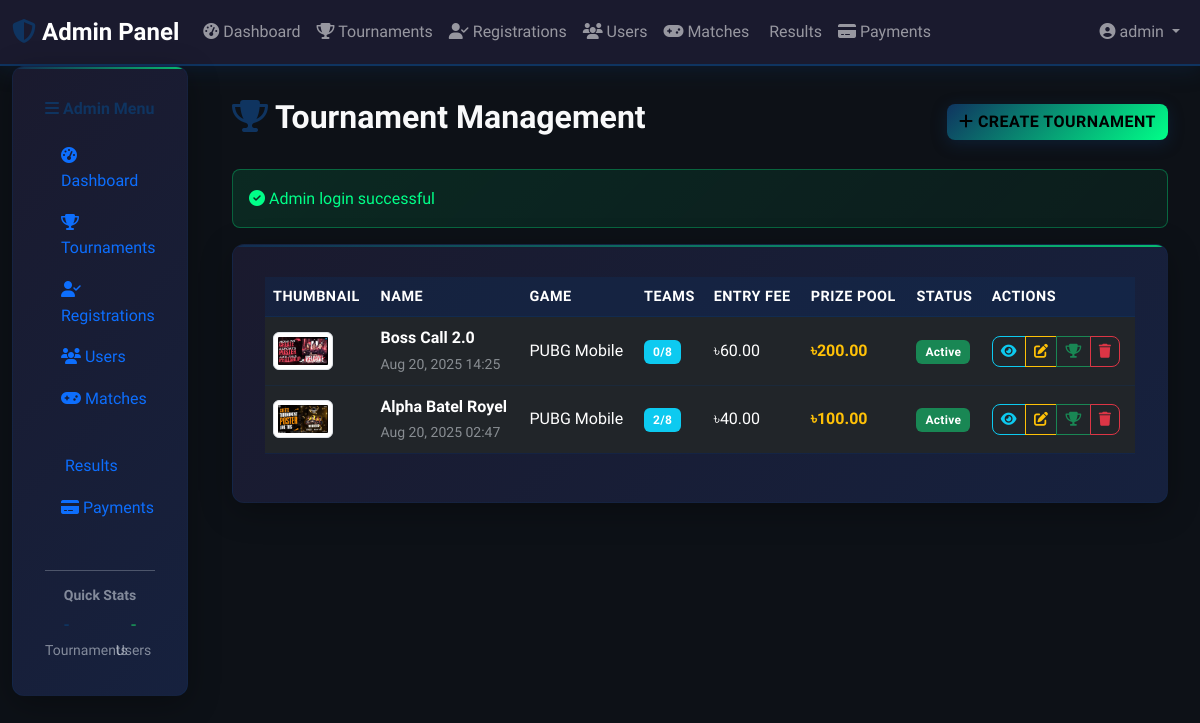
The app's page /admin/tournaments.php (signed in) with its own data.
### tables this page shows
CREATE TABLE tournaments (
                    id INTEGER PRIMARY KEY AUTOINCREMENT,
                    name VARCHAR(200) NOT NULL,
                    description TEXT,
                    game_type VARCHAR(100) NOT NULL,
                    max_teams INTEGER NOT NULL,
                    entry_fee DECIMAL(10,2) DEFAULT 0,
                    prize_pool DECIMAL(10,2) DEFAULT 0,
                    start_date DATETIME,
                    end_date DATETIME,
                    status VARCHAR(20) DEFAULT 'upcoming',
                    thumbnail VARCHAR(255),
                    created_at DATETIME DEFAULT CURRENT_TIMESTAMP,
                    updated_at DATETIME DEFAULT CURRENT_TIMESTAMP
                , winner_id INTEGER, runner_up_id INTEGER, third_place_id INTEGER, winner_prize DECIMAL(10,2) DEFAULT 0.00, runner_up_prize DECIMAL(10,2) DEFAULT 0.00, third_place_prize DECIMAL(10,2) DEFAULT 0.00);

### includes/functions.php (called while the page is built, shortened)
<?php
function formatTaka($amount) {
    return '৳' . number_format($amount, 2);
}
function getFlashMessage() {
    if (isset($_SESSION['flash_message'])) {
        $message = $_SESSION['flash_message'];
        $type = $_SESSION['flash_type'] ?? 'info';
        return ['message' => $message, 'type' => $type];
    }
    return null;
}
function formatDate($date, $format = 'M d, Y H:i') {
    return date($format, strtotime($date));
}
?>

### admin/tournaments.php (the view, shortened to what this page needs)
<?php
require_once '../config/config.php';
$action = $_GET['action'] ?? 'list';
$success = '';
if ($action === 'list') {
    $stmt = $pdo->query("
        SELECT t.*,
               COUNT(tr.id) as registered_teams,
               (SELECT COUNT(*) FROM matches WHERE tournament_id = t.id) as total_matches
        FROM tournaments t
        LEFT JOIN tournament_registrations tr ON t.id = tr.tournament_id AND tr.status = 'approved'
        GROUP BY t.id
        ORDER BY t.created_at DESC
    ");
    $tournaments = $stmt->fetchAll();
}
$flash = getFlashMessage();
if ($flash) {
    if ($flash['type'] === 'success') $success = $flash['message'];
    else $error = $flash['message'];
}
?>
<!DOCTYPE html>
<html lang="en">
<head>
    <link href="https://cdn.jsdelivr.net/npm/bootstrap@5.3.0/dist/css/bootstrap.min.css" rel="stylesheet">
    <link rel="stylesheet" href="https://cdnjs.cloudflare.com/ajax/libs/font-awesome/6.4.0/css/all.min.css">
    <link rel="stylesheet" href="../assets/css/style.css">
</head>
<body>
    <?php include '../includes/navbar.php'; ?>
    <div class="container-fluid">
        <div class="row">
            <?php include '../includes/sidebar.php'; ?>
            <div class="col-lg-10 main-content">
                <div class="d-flex justify-content-between align-items-center mb-4">
                    <h2 class="text-light">
                        <i class="fas fa-trophy text-accent"></i> Tournament Management
                    </h2>
                    <?php if ($action === 'list'): ?>
                        <a href="?action=create" class="btn btn-accent">
                            <i class="fas fa-plus"></i> Create Tournament
                        </a>
                    <?php else: ?>
                        <a href="?" class="btn btn-outline-light">
                            <i class="fas fa-arrow-left"></i> Back to List
                        </a>
                    <?php endif; ?>
                </div>
                <?php if ($success): ?>
                    <div class="alert alert-success">
                        <i class="fas fa-check-circle"></i> <?= htmlspecialchars($success) ?>
                    </div>
                <?php endif; ?>
                <?php if ($action === 'list'): ?>
                    <div class="gaming-card">
                        <?php if (empty($tournaments)): ?>
                            <div class="text-center text-light-50 py-5">
                                <i class="fas fa-trophy fa-4x mb-3"></i>
                                <h4>No Tournaments Yet</h4>
                                <p>Create your first tournament to get started</p>
                                <a href="?action=create" class="btn btn-accent">
                                    <i class="fas fa-plus"></i> Create Tournament
                                </a>
                            </div>
                        <?php else: ?>
                            <div class="table-responsive">
                                <table class="table table-dark table-hover">
                                    <thead>
                                        <tr>
                                            <th>Thumbnail</th>
                                            <th>Name</th>
                                            <th>Game</th>
                                            <th>Teams</th>
                                            <th>Entry Fee</th>
                                            <th>Prize Pool</th>
                                            <th>Status</th>
                                            <th>Actions</th>
                                        </tr>
                                    </thead>
                                    <tbody>
                                        <?php foreach ($tournaments as $t): ?>
                                            <tr>
                                                <td>
                                                    <?php if (!empty($t['thumbnail'])): ?>
                                                        <img src="../<?= htmlspecialchars($t['thumbnail']) ?>" alt="Tournament thumbnail"
                                                             class="img-thumbnail" style="max-width: 60px; max-height: 40px; object-fit: cover;">
                                                    <?php else: ?>
                                                        <span class="text-light-50"><i class="fas fa-image"></i> No image</span>
                                                    <?php endif; ?>
                                                </td>
                                                <td>
                                                    <strong><?= htmlspecialchars($t['name']) ?></strong>
                                                    <br><small class="text-light-50"><?= formatDate($t['start_date']) ?></small>
                                                </td>
                                                <td><?= htmlspecialchars($t['game_type']) ?></td>
                                                <td>
                                                    <span class="badge bg-info"><?= $t['registered_teams'] ?>/<?= $t['max_teams'] ?></span>
                                                </td>
                                                <td><?= formatTaka($t['entry_fee']) ?></td>
                                                <td class="text-warning fw-bold"><?= formatTaka($t['prize_pool']) ?></td>
                                                <td>
                                                    <span class="badge bg-<?= $t['status'] === 'active' ? 'success' : ($t['status'] === 'upcoming' ? 'info' : 'secondary') ?>">
                                                        <?= ucfirst($t['status']) ?>
                                                    </span>
                                                </td>
                                                <td>
                                                    <div class="btn-group" role="group">
                                                        <a href="?action=view&id=<?= $t['id'] ?>" class="btn btn-sm btn-outline-info">
                                                            <i class="fas fa-eye"></i>
                                                        </a>
                                                        <a href="?action=edit&id=<?= $t['id'] ?>" class="btn btn-sm btn-outline-warning">
                                                            <i class="fas fa-edit"></i>
                                                        </a>
                                                        <a href="tournament_results.php?id=<?= $t['id'] ?>" class="btn btn-sm btn-outline-success">
                                                            <i class="fas fa-trophy"></i>
                                                        </a>
                                                        <a href="?action=delete&id=<?= $t['id'] ?>"
                                                           class="btn btn-sm btn-outline-danger"
                                                           onclick="return confirm('Are you sure you want to delete this tournament?')">
                                                            <i class="fas fa-trash"></i>
                                                        </a>
                                                    </div>
                                                </td>
                                            </tr>
                                        <?php endforeach; ?>
                                    </tbody>
                                </table>
                            </div>
                        <?php endif; ?>
                    </div>
                <?php endif; ?>
            </div>
        </div>
    </div>
</body>
</html>

### assets/css/style.css (style rules this page uses)
:root { --primary: #1a1a2e; --secondary: #16213e; --accent: #0f3460; --success: #00ff88; --warning: #ff6b35; --background: #0d1117; --text: #f0f6fc; --text-50: rgba(240, 246, 252, 0.5); --text-75: rgba(240, 246, 252, 0.75); }
* { box-sizing: border-box; }
body { background: var(--background); color: var(--text); font-family: 'Rajdhani', 'Roboto', sans-serif; line-height: 1.6; }
h1, h2, h3, h4, h5, h6 { font-family: 'Orbitron', monospace; font-weight: 600; }
.text-accent { color: var(--accent) !important; }
.text-light-50 { color: var(--text-50) !important; }
.btn { font-family: 'Rajdhani', sans-serif; font-weight: 600; text-transform: uppercase; letter-spacing: 0.5px; border-radius: 8px; transition: all 0.3s ease; position: relative; overflow: hidden; }
.btn-accent { background: linear-gradient(135deg, var(--accent) 0%, #00ff88 100%); border: none; color: #000; box-shadow: 0 4px 15px rgba(15, 52, 96, 0.4); }
.gaming-card { background: linear-gradient(135deg, var(--primary) 0%, var(--secondary) 100%); border: 1px solid rgba(15, 52, 96, 0.3); border-radius: 12px; padding: 2rem; box-shadow: 0 8px 32px rgba(0, 0, 0, 0.3); position: relative; overflow: hidden; }
.gaming-card:before { content: ''; position: absolute; top: 0; left: 0; right: 0; height: 2px; background: linear-gradient(90deg, var(--accent), var(--success)); opacity: 0.7; }
.table-dark { background-color: transparent; }
.table-dark th { background-color: rgba(15, 52, 96, 0.3); border-color: rgba(15, 52, 96, 0.5); font-weight: 600; text-transform: uppercase; letter-spacing: 0.5px; font-size: 0.9rem; }
.table-dark td { border-color: rgba(15, 52, 96, 0.3); vertical-align: middle; }
.alert { border-radius: 8px; border: none; font-weight: 500; }
.alert-success { background: linear-gradient(135deg, rgba(0, 255, 136, 0.1), rgba(0, 255, 136, 0.05)); color: var(--success); border: 1px solid rgba(0, 255, 136, 0.3); }
.badge { font-weight: 600; letter-spacing: 0.3px; padding: 0.5em 0.75em; }
.main-content { padding: 2rem; min-height: 100vh; }
.gaming-card { animation: fadeInUp 0.6s ease; }

### records on screen
tournaments: thumbnail (picture), name "Boss Call 2.0", start_date "Aug 20, 2025 14:25", game_type "PUBG Mobile", registered_teams "0", max_teams "8", entry_fee "৳60.00", prize_pool "৳200.00", status "Active"
tournaments: thumbnail (picture), name "Alpha Batel Royel", start_date "Aug 20, 2025 02:47", game_type "PUBG Mobile", registered_teams "2", max_teams "8", entry_fee "৳40.00", prize_pool "৳100.00", status "Active"

### other values on screen
$_SESSION['admin_username'] "admin"
$success "Admin login successful"
